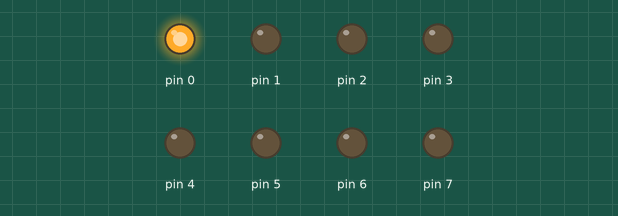
Simulated run of this sketch. Board: Arduino Uno, built with avr-gcc and run on an emulated ATmega328P. Shown: output pins drawn as LEDs (lit = HIGH). At 50.0 s the program stops and its outputs stay as they are.

Above: at 0.2 s.
At 6.2 s:
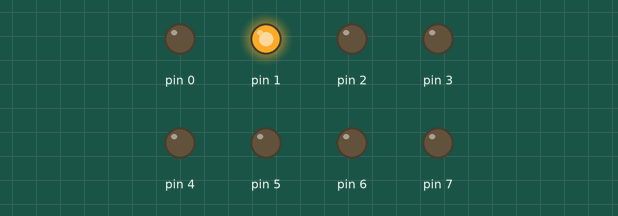
At 11.7 s:
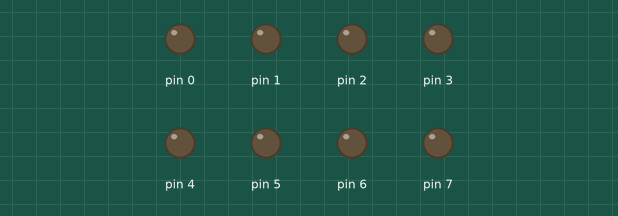
Timing chart, 0 to 13.0 s (numbered marks = the images above):
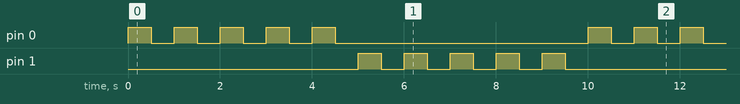

Measured:
- by itself, pin 0, pin 1: repeats every 10.0 s: 4 × (LOW 0.50 s, HIGH 0.50 s), LOW 5.5 s, HIGH 0.50 s
- by itself, everything shown: repeats every 10.0 s, in 20 steps

The sketch:

8.1.ino
```cpp
#include <avr/io.h>
#include <util/delay.h>
#define setbit(x,y) (x|=y)
#define clearbit(x,y) (x&= ~y)
#define bitn(p) (0x01 << (p))

int main(void)
{
  setbit(DDRD, 0xFF);
  for(int i = 0; i < 5; i++)
  {

    for(int x = 0; x < 5; x++)
    {
      setbit(PORTD,0b00000001);
      _delay_ms(500);
      clearbit(PORTD,0b0000001);
      _delay_ms(500);
    }
    for(int x = 0; x < 5; x++)
    {
      setbit(PORTD,0b00000010);
      _delay_ms(500);
      clearbit(PORTD,0b00000010);
      _delay_ms(500);
    }
  }
}
```
